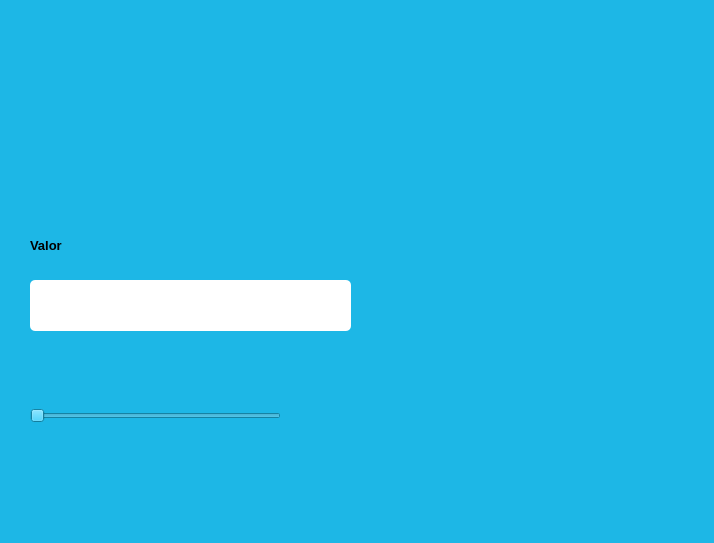
<?xml version="1.0" encoding="UTF-8"?>
<ui version="4.0">
 <class>MainWindow</class>
 <widget class="QMainWindow" name="MainWindow">
  <property name="geometry">
   <rect>
    <x>0</x>
    <y>0</y>
    <width>714</width>
    <height>543</height>
   </rect>
  </property>
  <property name="windowTitle">
   <string>MainWindow</string>
  </property>
  <property name="styleSheet">
   <string notr="true">background-color: rgb(29, 183, 230);</string>
  </property>
  <widget class="QWidget" name="centralwidget">
   <widget class="QLabel" name="imagen">
    <property name="geometry">
     <rect>
      <x>10</x>
      <y>20</y>
      <width>191</width>
      <height>161</height>
     </rect>
    </property>
    <property name="styleSheet">
     <string notr="true"/>
    </property>
    <property name="text">
     <string/>
    </property>
    <property name="pixmap">
     <pixmap resource="../Archivos/Recursos.qrc">:/ejercicios/FIT_logo_vertical.png</pixmap>
    </property>
    <property name="scaledContents">
     <bool>true</bool>
    </property>
   </widget>
   <widget class="QLabel" name="imagen_3">
    <property name="geometry">
     <rect>
      <x>450</x>
      <y>260</y>
      <width>191</width>
      <height>161</height>
     </rect>
    </property>
    <property name="styleSheet">
     <string notr="true"/>
    </property>
    <property name="text">
     <string/>
    </property>
    <property name="pixmap">
     <pixmap resource="../Archivos/Recursos.qrc">:/ejercicios/wero.jpg</pixmap>
    </property>
    <property name="scaledContents">
     <bool>true</bool>
    </property>
   </widget>
   <widget class="QLabel" name="label">
    <property name="geometry">
     <rect>
      <x>30</x>
      <y>230</y>
      <width>111</width>
      <height>31</height>
     </rect>
    </property>
    <property name="font">
     <font>
      <pointsize>10</pointsize>
      <weight>75</weight>
      <bold>true</bold>
     </font>
    </property>
    <property name="text">
     <string>Valor</string>
    </property>
   </widget>
   <widget class="QLineEdit" name="txt_Valor">
    <property name="geometry">
     <rect>
      <x>30</x>
      <y>280</y>
      <width>321</width>
      <height>51</height>
     </rect>
    </property>
    <property name="font">
     <font>
      <weight>75</weight>
      <bold>true</bold>
     </font>
    </property>
    <property name="styleSheet">
     <string notr="true">border-radius: 5px;
background-color: rgb(255, 255, 255);
</string>
    </property>
    <property name="text">
     <string/>
    </property>
    <property name="alignment">
     <set>Qt::AlignCenter</set>
    </property>
   </widget>
   <widget class="QLabel" name="label_2">
    <property name="geometry">
     <rect>
      <x>420</x>
      <y>30</y>
      <width>221</width>
      <height>141</height>
     </rect>
    </property>
    <property name="text">
     <string/>
    </property>
    <property name="pixmap">
     <pixmap resource="../Archivos/Recursos.qrc">:/ejercicios/log_uat_nuevo.png</pixmap>
    </property>
    <property name="scaledContents">
     <bool>true</bool>
    </property>
   </widget>
   <widget class="QSlider" name="horizontalSlider">
    <property name="geometry">
     <rect>
      <x>30</x>
      <y>370</y>
      <width>251</width>
      <height>91</height>
     </rect>
    </property>
    <property name="orientation">
     <enum>Qt::Horizontal</enum>
    </property>
   </widget>
  </widget>
  <widget class="QMenuBar" name="menubar">
   <property name="geometry">
    <rect>
     <x>0</x>
     <y>0</y>
     <width>714</width>
     <height>26</height>
    </rect>
   </property>
  </widget>
  <widget class="QStatusBar" name="statusbar"/>
 </widget>
 <resources>
  <include location="../Archivos/Recursos.qrc"/>
 </resources>
 <connections/>
</ui>
